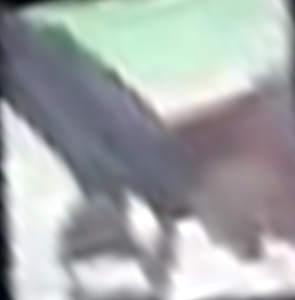
#> input picture image2.png, 295 x 300 px
$ python -i estimate_real_view_distribution.py   (imports and definitions only)
#> lines starting #> are read from the running program, lines starting #| are printed output that depends on the picture
#> further down, picture is the input picture: shape (300, 295, 3); mean B, G, R 170.1, 170.1, 165.4
import argparse
import json
from pathlib import Path

import cv2
import numpy as np
from ultralytics import YOLO


FACES = {
    "x_min_0-1-3-2": [0, 1, 3, 2],
    "x_max_4-5-7-6": [4, 5, 7, 6],
    "y_min_0-1-5-4": [0, 1, 5, 4],
    "y_max_2-3-7-6": [2, 3, 7, 6],
    "z_min_0-2-6-4": [0, 2, 6, 4],
    "z_max_1-3-7-5": [1, 3, 7, 5],
}


# [40 lines left out: functions polygon_area, face_summary, square_box, not called in this run]


def descriptor(img):
    img = cv2.resize(img, (128, 128), interpolation=cv2.INTER_AREA)
    hsv = cv2.cvtColor(img, cv2.COLOR_BGR2HSV)
#> hsv: shape (128, 128, 3); mean H, S, V 109.4, 22.3, 176.2
    gray = cv2.cvtColor(img, cv2.COLOR_BGR2GRAY)
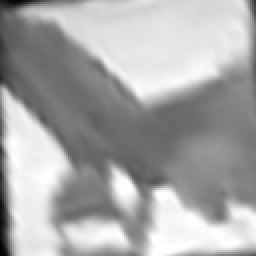
#> gray: shape (128, 128) (shown 2 times larger); min 2, max 255, mean 168.7
    edges = cv2.Canny(gray, 50, 140)
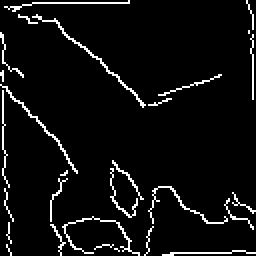
#> edges: shape (128, 128) (shown 2 times larger); 5.6% white in thin lines or dots
    hog = cv2.HOGDescriptor((128, 128), (32, 32), (16, 16), (16, 16), 9)
    hog_feat = hog.compute(gray).reshape(-1)
#> hog_feat = 1764 values, max 0.471 at index 1308, min 0.000961 at index 1106, mean 0.125
    hist_h = cv2.calcHist([hsv], [0], None, [24], [0, 180]).reshape(-1)
#> hist_h = 24 values, max 2343 at index 9, min 49 at index 3, mean 682.7
    hist_s = cv2.calcHist([hsv], [1], None, [16], [0, 256]).reshape(-1)
#> hist_s = [7007, 3546, 5539, 223, 26, 11, 8, 3, 3, 3, 1, 4, 2, 2, 3, 3]
    hist_v = cv2.calcHist([hsv], [2], None, [16], [0, 256]).reshape(-1)
#> hist_v = [16, 48, 38, 54, 85, 157, 612, 2882, 2927, 1490, 552, 509, 535, 756, 2610, 3113]
    edge_small = cv2.resize(edges, (32, 32), interpolation=cv2.INTER_AREA).reshape(-1).astype(np.float32) / 255.0
#> edge_small = 1024 values, max 0.502 at index 68, min 0 at index 17, mean 0.0564
    feat = np.concatenate([
        hog_feat.astype(np.float32) * 0.35,
        hist_h.astype(np.float32),
        hist_s.astype(np.float32),
        hist_v.astype(np.float32),
        edge_small * 20.0,
        np.array([gray.mean(), gray.std(), (edges > 0).mean() * 4096.0], dtype=np.float32),
    ])
#> feat = 2847 values, max 7007 at index 1788, min 0 at index 1837, mean 17.86
    return feat / (np.linalg.norm(feat) + 1e-6)


# [161 lines left out: functions load_synth, collect_real, make_sheet, main, not called in this run]


# [2 lines not run here, left out]

>>> import cv2
>>> picture = cv2.imread('../image2.png')
>>> result = descriptor(picture)
#> result = 2847 values, max 0.569 at index 1788, min 0 at index 1837, mean 0.00145
